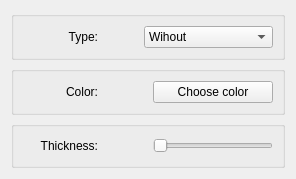
                <widget class="QWidget" name="tab_4">
                 <attribute name="title">
                  <string>Points</string>
                 </attribute>
                 <layout class="QVBoxLayout" name="verticalLayout_13">
                  <item>
                   <widget class="QWidget" name="widget_5" native="true">
                    <layout class="QVBoxLayout" name="verticalLayout_14">
                     <property name="spacing">
                      <number>-1</number>
                     </property>
                     <property name="leftMargin">
                      <number>0</number>
                     </property>
                     <property name="topMargin">
                      <number>0</number>
                     </property>
                     <property name="rightMargin">
                      <number>0</number>
                     </property>
                     <property name="bottomMargin">
                      <number>0</number>
                     </property>
                     <item>
                      <widget class="QGroupBox" name="groupBox_23">
                       <property name="title">
                        <string/>
                       </property>
                       <layout class="QHBoxLayout" name="horizontalLayout_15">
                        <item>
                         <widget class="QLabel" name="label_9">
                          <property name="minimumSize">
                           <size>
                            <width>75</width>
                            <height>0</height>
                           </size>
                          </property>
                          <property name="text">
                           <string>Type:</string>
                          </property>
                          <property name="alignment">
                           <set>Qt::AlignRight|Qt::AlignTrailing|Qt::AlignVCenter</set>
                          </property>
                         </widget>
                        </item>
                        <item>
                         <spacer name="horizontalSpacer_4">
                          <property name="orientation">
                           <enum>Qt::Horizontal</enum>
                          </property>
                          <property name="sizeHint" stdset="0">
                           <size>
                            <width>40</width>
                            <height>20</height>
                           </size>
                          </property>
                         </spacer>
                        </item>
                        <item>
                         <widget class="QComboBox" name="Choice_points">
                          <property name="minimumSize">
                           <size>
                            <width>129</width>
                            <height>0</height>
                           </size>
                          </property>
                          <item>
                           <property name="text">
                            <string>Wihout</string>
                           </property>
                          </item>
                          <item>
                           <property name="text">
                            <string>Square</string>
                           </property>
                          </item>
                          <item>
                           <property name="text">
                            <string>Round</string>
                           </property>
                          </item>
                         </widget>
                        </item>
                       </layout>
                      </widget>
                     </item>
                     <item>
                      <widget class="QGroupBox" name="groupBox_24">
                       <property name="title">
                        <string/>
                       </property>
                       <layout class="QHBoxLayout" name="horizontalLayout_16">
                        <item>
                         <widget class="QLabel" name="label_10">
                          <property name="minimumSize">
                           <size>
                            <width>75</width>
                            <height>0</height>
                           </size>
                          </property>
                          <property name="text">
                           <string>Color:</string>
                          </property>
                          <property name="alignment">
                           <set>Qt::AlignRight|Qt::AlignTrailing|Qt::AlignVCenter</set>
                          </property>
                         </widget>
                        </item>
                        <item>
                         <spacer name="horizontalSpacer_5">
                          <property name="orientation">
                           <enum>Qt::Horizontal</enum>
                          </property>
                          <property name="sizeHint" stdset="0">
                           <size>
                            <width>40</width>
                            <height>20</height>
                           </size>
                          </property>
                         </spacer>
                        </item>
                        <item>
                         <widget class="QPushButton" name="color_points_but">
                          <property name="minimumSize">
                           <size>
                            <width>120</width>
                            <height>0</height>
                           </size>
                          </property>
                          <property name="text">
                           <string>Choose color</string>
                          </property>
                         </widget>
                        </item>
                       </layout>
                      </widget>
                     </item>
                     <item>
                      <widget class="QGroupBox" name="groupBox_25">
                       <property name="title">
                        <string/>
                       </property>
                       <layout class="QHBoxLayout" name="horizontalLayout_17">
                        <item>
                         <widget class="QLabel" name="label_11">
                          <property name="minimumSize">
                           <size>
                            <width>75</width>
                            <height>0</height>
                           </size>
                          </property>
                          <property name="text">
                           <string>Thickness:</string>
                          </property>
                          <property name="alignment">
                           <set>Qt::AlignRight|Qt::AlignTrailing|Qt::AlignVCenter</set>
                          </property>
                         </widget>
                        </item>
                        <item>
                         <spacer name="horizontalSpacer_6">
                          <property name="orientation">
                           <enum>Qt::Horizontal</enum>
                          </property>
                          <property name="sizeHint" stdset="0">
                           <size>
                            <width>40</width>
                            <height>20</height>
                           </size>
                          </property>
                         </spacer>
                        </item>
                        <item>
                         <widget class="QSlider" name="horizontalSlider">
                          <property name="minimumSize">
                           <size>
                            <width>120</width>
                            <height>0</height>
                           </size>
                          </property>
                          <property name="minimum">
                           <number>1</number>
                          </property>
                          <property name="maximum">
                           <number>15</number>
                          </property>
                          <property name="orientation">
                           <enum>Qt::Horizontal</enum>
                          </property>
                         </widget>
                        </item>
                       </layout>
                      </widget>
                     </item>
                    </layout>
                   </widget>
                  </item>
                 </layout>
                </widget>
